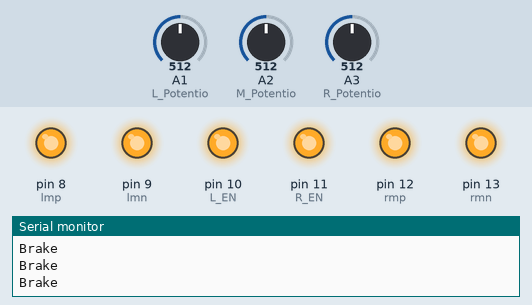
Simulated run of this sketch. Board: Arduino Uno, built with avr-gcc and run on an emulated ATmega328P. Parts: output pins drawn as LEDs (lit = HIGH), the last lines printed to the serial monitor. The test bench sets the inputs (shaded band); at power-on: A2 (M_Potentio) = 512, A1 (L_Potentio) = 512, A3 (R_Potentio) = 512.

Above: at 1.2 s.
1.3 s: A2 (M_Potentio) set to 407
4.3 s: A2 (M_Potentio) set to 384
At 5.4 s:
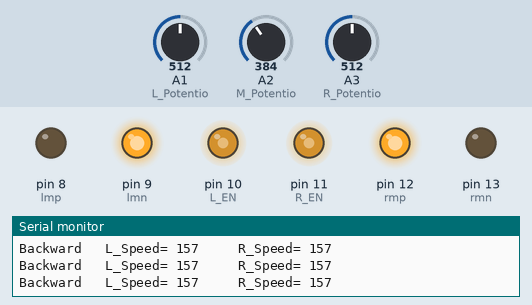
5.8 s: A1 (L_Potentio) set to 122
At 6.4 s:
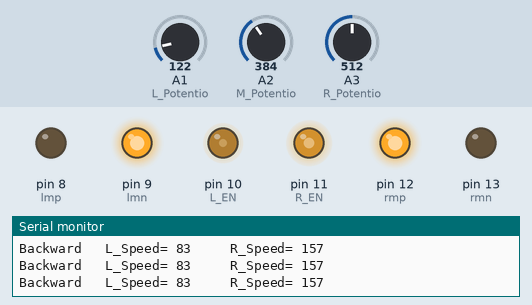
7.3 s: A3 (R_Potentio) set to 710
At 8.4 s:
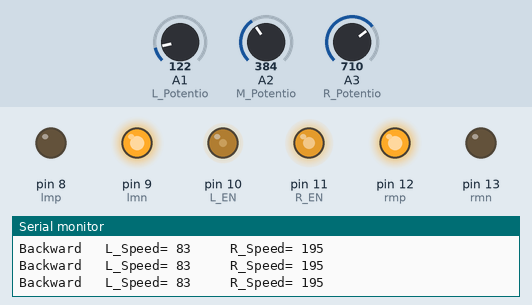
8.8 s: A1 (L_Potentio) set to 410
At 9.3 s:
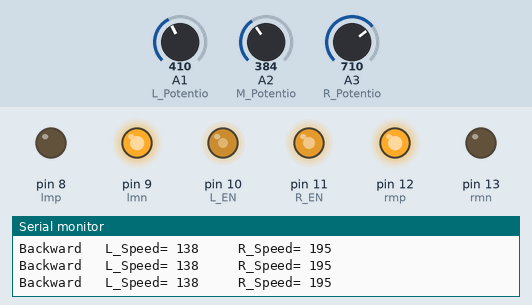
10.3 s: A3 (R_Potentio) set to 122
At 11.1 s:
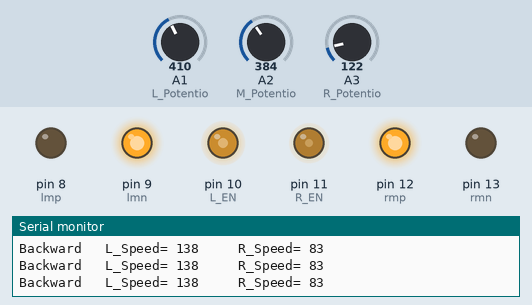
Timing chart, 0 to 12.8 s (numbered marks = the images above; inputs shaded):
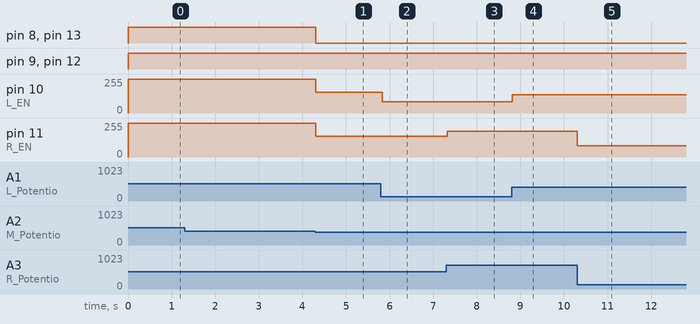

Measured:
- the behaviour switches between 400 and 399 on A2 (M_Potentio) (found by bisection; images 0 and 1)
- after the input at 4.3 s, pin 8 (lmp), pin 13 (rmn): HIGH → LOW at once; pin 10 (L_EN), pin 11 (R_EN): 255/255 → 157/255 at once
- after the input at 5.8 s, pin 10 (L_EN): 157/255 → 83/255 at once
- after the input at 7.3 s, pin 11 (R_EN): 157/255 → 195/255 at once
- after the input at 8.8 s, pin 10 (L_EN): 83/255 → 138/255 at once
- after the input at 10.3 s, pin 11 (R_EN): 195/255 → 83/255 at once

The sketch:

Motor_Speed_PWM.ino
```cpp
#define Print_Motors_Speed 1

//Left Motor Pins
#define lmp 8
#define lmn 9
#define L_EN 10

//Right Motor pins
#define R_EN 11
#define rmp 12
#define rmn 13

//Potentiometers to change Motor speeds
#define L_Potentio A1
#define M_Potentio A2
#define R_Potentio A3

int L_Speed=0,R_Speed=0;
int data;
void setup() {
  // put your setup code here, to run once:
  Serial.begin(9600);

  pinMode(lmp,OUTPUT);
  pinMode(lmn,OUTPUT);
  pinMode(rmp,OUTPUT);
  pinMode(rmn,OUTPUT);

  pinMode(L_EN,OUTPUT);
  pinMode(R_EN,OUTPUT);

  pinMode(L_Potentio,INPUT);
  pinMode(R_Potentio,INPUT);

}

void loop() {
  // put your main code here, to run repeatedly:
  L_Speed = analogRead(L_Potentio);
  R_Speed = analogRead(R_Potentio);
  data = analogRead(M_Potentio);

  L_Speed = map(L_Speed, 0, 1023, 60, 255);
  R_Speed = map(R_Speed, 0, 1023, 60, 255);

if( data > 700)
{
  forward(L_Speed,R_Speed);
}

if(data < 400)
{
  backward(L_Speed,R_Speed);
}

else
{
  Brake();

}
}


int forward(int L_Speed, int R_Speed)
{
  //L_Speed = (L_Speed + R_Speed)/2;     L_Speed = R_Speed;

  digitalWrite(lmp,HIGH);
  digitalWrite(lmn,LOW);
  digitalWrite(rmn,HIGH);
  digitalWrite(rmp,LOW);

  analogWrite(L_EN,L_Speed);
  analogWrite(R_EN,R_Speed);

  #if Print_Motors_Speed
  Serial.print("Forward");
  Serial.print("   ");
  Serial.print("L_Speed= ");
  Serial.print(L_Speed);
  Serial.print("     ");
  Serial.print("R_Speed= ");
  Serial.println(R_Speed);
  #endif

}

 int backward(int L_Speed , int R_Speed)
  {

    //L_Speed = (L_Speed + R_Speed)/2;     L_Speed = R_Speed;

  digitalWrite(lmp,LOW);
  digitalWrite(lmn,HIGH);
  digitalWrite(rmn,LOW);
  digitalWrite(rmp,HIGH);

  analogWrite(L_EN,L_Speed);
  analogWrite(R_EN,R_Speed);

  #if Print_Motors_Speed
  Serial.print("Backward");
  Serial.print("   ");
  Serial.print("L_Speed= ");
  Serial.print(L_Speed);
  Serial.print("     ");
  Serial.print("R_Speed= ");
  Serial.println(R_Speed);
  #endif
}
  int stops()
  {

  digitalWrite(lmp,LOW);
  digitalWrite(lmn,LOW);
  digitalWrite(rmn,LOW);
  digitalWrite(rmp,LOW);

  #if Print_Motors_Speed
  Serial.println("Stopped");
  #endif
  }

int left(int L_Speed,int R_Speed)
{
   digitalWrite(lmp,HIGH);
   digitalWrite(lmn,LOW);
   digitalWrite(rmn,LOW);
   digitalWrite(rmp,HIGH);

  analogWrite(L_EN,L_Speed);
  analogWrite(R_EN,L_Speed);

  #if Print_Motors_Speed
  Serial.print("Left");
  Serial.print("   ");
  Serial.print("L_Speed= ");
  Serial.print(L_Speed);
  Serial.print("   ");
  Serial.print("R_Speed= ");
  Serial.println(R_Speed);
  #endif
}

int right(int L_Speed,int R_Speed)
{
   digitalWrite(lmp,LOW);
  digitalWrite(lmn,HIGH);
  digitalWrite(rmn,HIGH);
  digitalWrite(rmp,LOW);

  analogWrite(L_EN,L_Speed);
  analogWrite(R_EN,R_Speed);

  #if Print_Motors_Speed
  Serial.print("Left");
  Serial.print("   ");
  Serial.print("L_Speed= ");
  Serial.print(L_Speed);
  Serial.print("   ");
  Serial.print("R_Speed= ");
  Serial.println(R_Speed);
  #endif

}

int Brake()
{
  digitalWrite(lmp,HIGH);
  digitalWrite(lmn,HIGH);
  digitalWrite(rmn,HIGH);
  digitalWrite(rmp,HIGH);

  digitalWrite(L_EN,HIGH);
  digitalWrite(R_EN,HIGH);

  #if Print_Motors_Speed
  Serial.println("Brake");
  #endif
}
```
